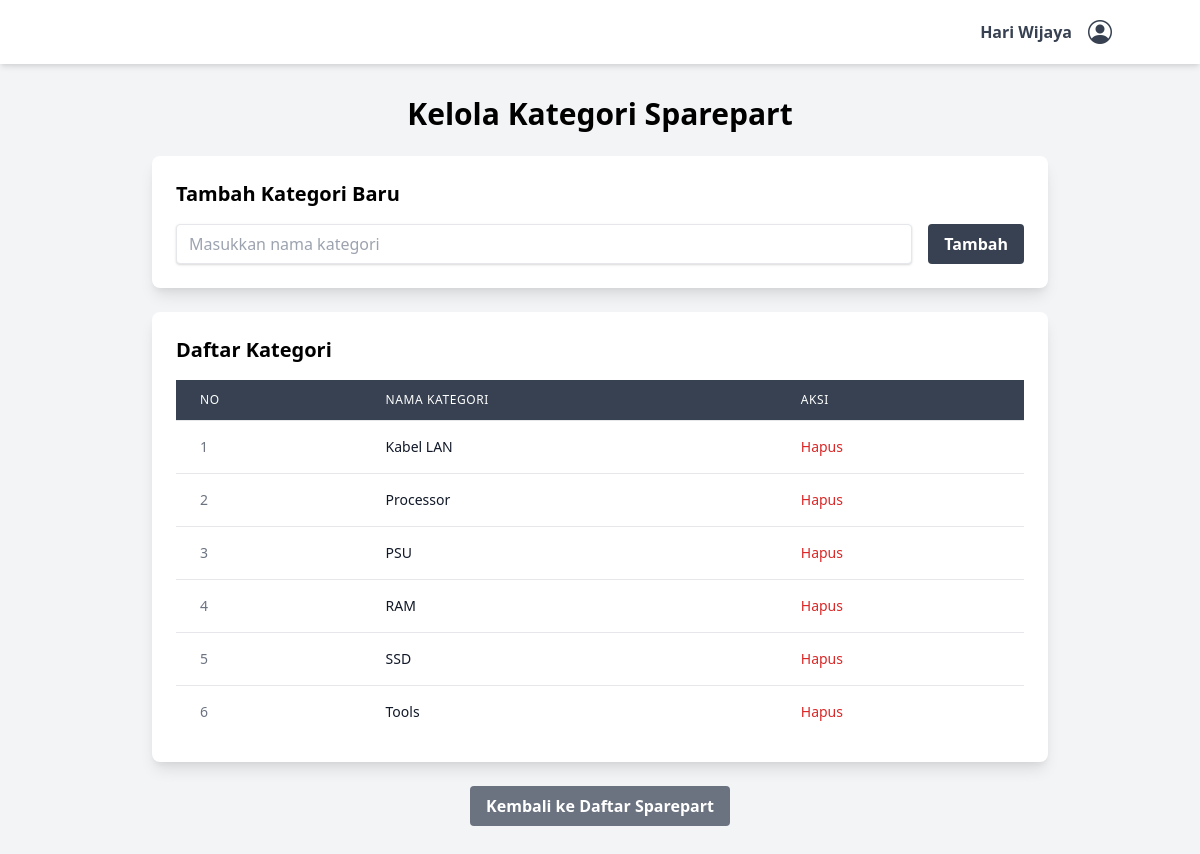
The page /views/kelola_kategori.php (signed in) on the database its author committed.
### tables this page shows
CREATE TABLE `kategori` (
  `id_kategori` int(11) NOT NULL,
  `nama` varchar(100) NOT NULL
);

### views/kelola_kategori.php (the view, shortened to what this page needs)
<?php
require_once 'partials/navbar.php';
$pdo = getPDOInstance();
$stmt = $pdo->query("SELECT * FROM kategori ORDER BY nama");
$kategoris = $stmt->fetchAll(PDO::FETCH_ASSOC);
?>
<!DOCTYPE html>
<html lang="id">
<head>
    <link href="https://cdn.jsdelivr.net/npm/tailwindcss@2.2.19/dist/tailwind.min.css" rel="stylesheet">
</head>
<body class="bg-gray-100">
    <div class="container mx-auto px-4 py-8">
        <div class="max-w-4xl mx-auto">
            <h1 class="text-3xl font-bold mb-6 text-center">Kelola Kategori Sparepart</h1>
            <div class="bg-white rounded-lg shadow-lg p-6 mb-6">
                <h2 class="text-xl font-bold mb-4">Tambah Kategori Baru</h2>
                <form method="POST" action="" class="flex gap-4">
                    <input type="text" name="nama_kategori" required
                        class="flex-1 shadow appearance-none border rounded py-2 px-3 text-gray-700 leading-tight focus:outline-none focus:shadow-outline"
                        placeholder="Masukkan nama kategori">
                    <button type="submit"
                        class="bg-gray-700 hover:bg-blue-900 text-white font-bold py-2 px-4 rounded focus:outline-none focus:shadow-outline">
                        Tambah
                    </button>
                </form>
            </div>
            <div class="bg-white rounded-lg shadow-lg p-6">
                <h2 class="text-xl font-bold mb-4">Daftar Kategori</h2>
                <div class="overflow-x-auto">
                    <table class="min-w-full divide-y divide-gray-200">
                        <thead class="bg-gray-700">
                            <tr>
                                <th class="px-6 py-3 text-left text-xs font-medium text-white uppercase tracking-wider">
                                    No</th>
                                <th class="px-6 py-3 text-left text-xs font-medium text-white uppercase tracking-wider">
                                    Nama Kategori</th>
                                <th class="px-6 py-3 text-left text-xs font-medium text-white uppercase tracking-wider">
                                    Aksi</th>
                            </tr>
                        </thead>
                        <tbody class="bg-white divide-y divide-gray-200">
                            <?php foreach ($kategoris as $index => $kategori): ?>
                                <tr class="hover:bg-gray-50">
                                    <td class="px-6 py-4 whitespace-nowrap text-sm text-gray-500">
                                        <?= $index + 1 ?>
                                    </td>
                                    <td class="px-6 py-4 whitespace-nowrap text-sm font-medium text-gray-900">
                                        <?= htmlspecialchars($kategori['nama']) ?>
                                    </td>
                                    <td class="px-6 py-4 whitespace-nowrap text-sm text-gray-500">
                                        <a href="?hapus=<?= $kategori['id_kategori'] ?>"
                                            class="text-red-600 hover:text-red-900"
                                            onclick="return confirm('Apakah Anda yakin ingin menghapus kategori ini?')">
                                            Hapus
                                        </a>
                                    </td>
                                </tr>
                            <?php endforeach; ?>
                        </tbody>
                    </table>
                </div>
            </div>
            <div class="mt-6 text-center">
                <a href="/penjualan/views/daftar_sparepart.php"
                    class="inline-block bg-gray-500 hover:bg-gray-700 text-white font-bold py-2 px-4 rounded">
                    Kembali ke Daftar Sparepart
                </a>
            </div>
        </div>
    </div>
</body>
</html>

### views/partials/navbar.php (shortened to what this page needs)
<!DOCTYPE html>
<html lang="en">
<head>
    <link href="https://cdn.jsdelivr.net/npm/tailwindcss@2.2.19/dist/tailwind.min.css" rel="stylesheet">
    <link rel="stylesheet" href="https://cdn.jsdelivr.net/npm/bootstrap-icons@1.9.1/font/bootstrap-icons.css">
</head>
<body>
    <nav class="fixed top-0 left-0 w-full bg-white p-4 shadow-md z-10">
        <div class="container mx-auto flex justify-between items-center">
            <div class="relative flex items-center space-x-4">
                <span class="text-gray-700 font-semibold cursor-pointer"
                    id="userName"><?php echo htmlspecialchars($_SESSION['nm_pengguna']); ?></span>
                <i class="bi bi-person-circle text-gray-700 text-2xl cursor-pointer" id="userIcon"></i>
            </div>
        </div>
    </nav>
    <div class="pt-16">
    </div>
</body>
</html>

### rows shown on the page
kategori: nama "Kabel LAN"
kategori: nama "Processor"
kategori: nama "PSU"
kategori: nama "RAM"
kategori: nama "SSD"
kategori: nama "Tools"

### other values the page prints
$_SESSION['nm_pengguna'] "Hari Wijaya"
